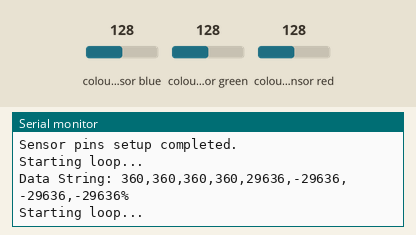
Recording of a sketch running on a simulated Arduino Uno, built with avr-gcc and run on an emulated ATmega328P. On the bench: the last lines printed to the serial monitor. Wiring (inferred from the names in the program): TCS3200 colour sensor: output pin 6; S2 pin 4; S3 pin 5; S0 pin 2; S1 pin 3. The test bench sets the inputs (shaded band); at power-on: colour sensor blue 128, colour sensor green 128, colour sensor red 128.

Above: at 2.2 s.
2.3 s: colour sensor blue set to 5
At 3.1 s:
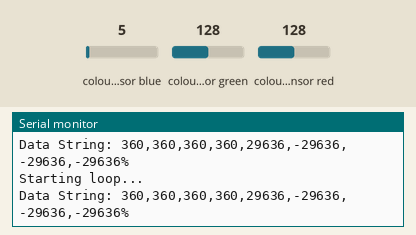
3.8 s: colour sensor green set to 191
At 5.0 s:
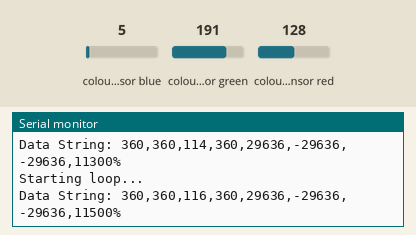
6.8 s: colour sensor red set to 5
At 8.2 s:
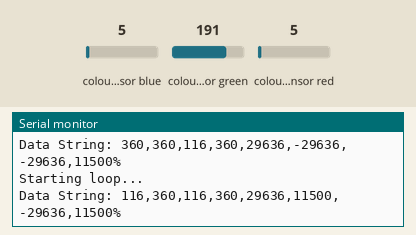
8.3 s: colour sensor blue set to 250
At 9.5 s:
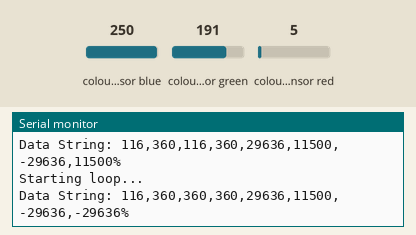
Timing chart, 0 to 11.3 s (numbered marks = the images above; inputs shaded):
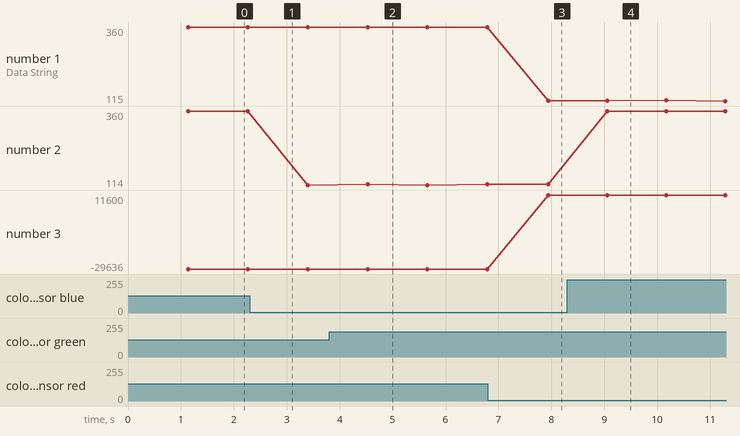

Measured:
- after the input at 3.8 s, the serial monitor: prints a new line after 0.73 s (image 2)
- after the input at 6.8 s, the serial monitor: prints a new line after 1.1 s (image 3)
- after the input at 8.3 s, the serial monitor: prints a new line after 0.76 s (image 4)
- plotted number 2: 360 → 114 after the input at 2.3 s, 114 → 116 after the input at 3.8 s

The sketch:

NoSD.ino
```cpp
#include <SPI.h>

// Define pins connected to the TCS3200 sensor
#define S0 2
#define S1 3
#define S2 4
#define S3 5
#define sensorOut 6


// Calibration values for clear CSF readings (TO-DO: Calibrate these)
int baselineClearPeriodCount = 1; // Initialize to 1 to prevent division by zero
int baselineRedPeriodCount = 1;   // Initialize to 1 to prevent division by zero
int baselineGreenPeriodCount = 1; // Initialize to 1 to prevent division by zero
int baselineBluePeriodCount = 1;  // Initialize to 1 to prevent division by zero

// Target count to be achieved within the dynamic time adjustment
const int targetCount = 360;

// Timeout setting for the pulseIn() function (microseconds)
const int pulseTimeout = 2000;

// Variables for interacting with the SD card
String dataString = "";

// Function Prototypes
void setupSensorPins();
void readColor(int &colorCount, int S2State, int S3State);

void setup() {
  // Initialize serial communication
  Serial.begin(9600);
  // Give time for the serial monitor to open
  delay(1000);
  Serial.println("Serial communication initialized.");

  // Set up the sensor pins
  setupSensorPins();
  Serial.println("Sensor pins setup completed.");
}

void loop() {
  // Debug statement to indicate start of loop
  Serial.println("Starting loop...");

  // Variables to store counts for each color and clear reading
  int redPeriodCount = 0;
  int greenPeriodCount = 0;
  int bluePeriodCount = 0;
  int clearPeriodCount = 0;

  // Read Red, Green, Blue, and Clear colors
  readColor(redPeriodCount, LOW, LOW);
  readColor(greenPeriodCount, HIGH, HIGH);
  readColor(bluePeriodCount, LOW, HIGH);
  readColor(clearPeriodCount, HIGH, LOW);

  // Calculate and log data
  int turbidityReductionPercent = (baselineClearPeriodCount - clearPeriodCount) * 100 / baselineClearPeriodCount;
  int redChangePercent = (redPeriodCount - baselineRedPeriodCount) * 100 / baselineRedPeriodCount;
  int greenChangePercent = (greenPeriodCount - baselineGreenPeriodCount) * 100 / baselineGreenPeriodCount;
  int blueChangePercent = (bluePeriodCount - baselineBluePeriodCount) * 100 / baselineBluePeriodCount;

  // Build and print the data string
  dataString  = String(redPeriodCount) + "," + String(greenPeriodCount) + "," +
                String(bluePeriodCount) + "," + String(clearPeriodCount) + "," +
                String(turbidityReductionPercent) + "," +
                String(redChangePercent) + "," + String(greenChangePercent) + "," +
                String(blueChangePercent) + "%\n";

  // Debug statement to print the data string
  Serial.println("Data String: " + dataString);

  // Short delay before the next loop iteration
  delay(1000);
}

void setupSensorPins() {
  pinMode(S0, OUTPUT);
  pinMode(S1, OUTPUT);
  pinMode(S2, OUTPUT);
  pinMode(S3, OUTPUT);
  pinMode(sensorOut, INPUT);

}

void readColor(int &colorCount, int S2State, int S3State) {
    // Setting frequency scaling to 20%
  digitalWrite(S0,HIGH);
  digitalWrite(S1,LOW);

  digitalWrite(S2, S2State);
  digitalWrite(S3, S3State);
  unsigned long startTime = millis();
  colorCount = 0;
  int dynamicMeasurementTime = 50;
  unsigned long currentTime = millis();

  while (currentTime - startTime < dynamicMeasurementTime) {
    int pulseWidth = pulseIn(sensorOut, LOW, pulseTimeout);
    if (pulseWidth > 0) {
      colorCount++;
      if (colorCount >= targetCount) {
        dynamicMeasurementTime = currentTime - startTime;
        break;
      }
    }
    currentTime = millis();
  }

  // Debug statement to print color count
  //Serial.print("Color count (S2: ");
  //Serial.print(S2State);
 // Serial.print(", S3: ");
  //Serial.println(S3State);
  //Serial.print("): ");
  //Serial.println(colorCount);
}
```
